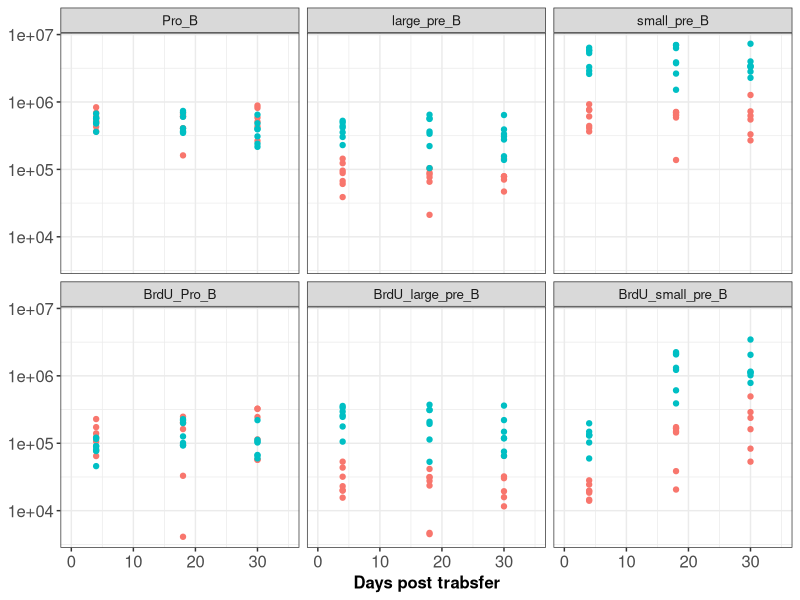
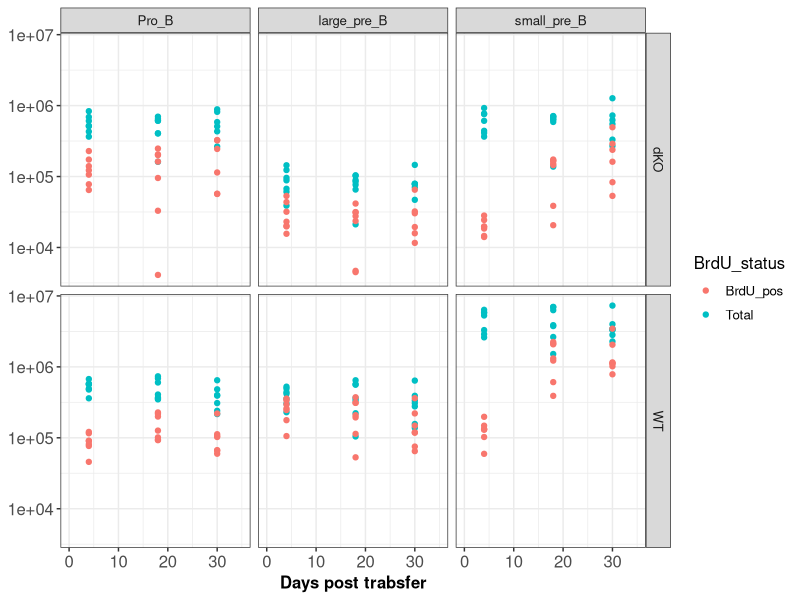
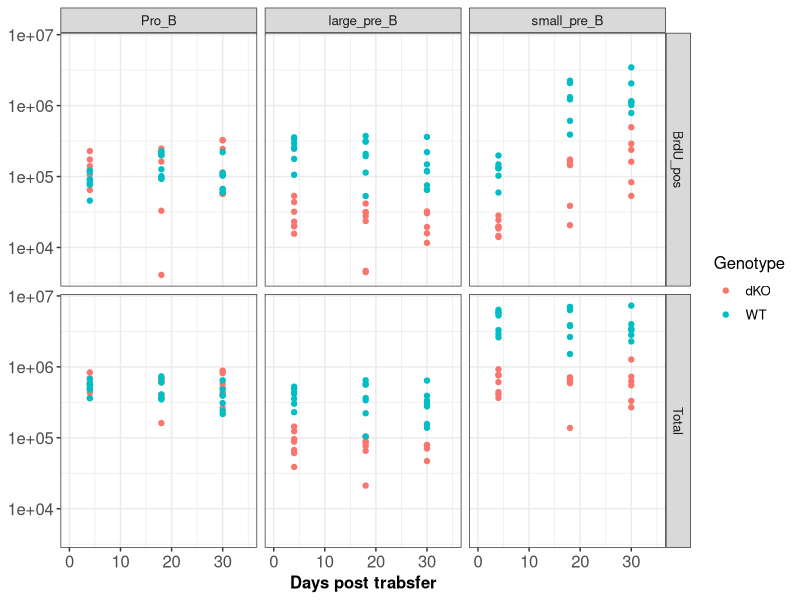
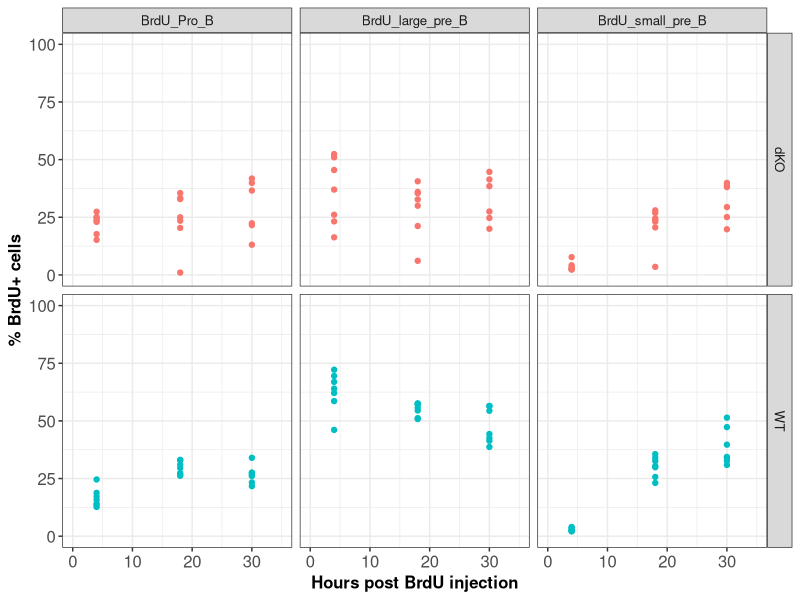
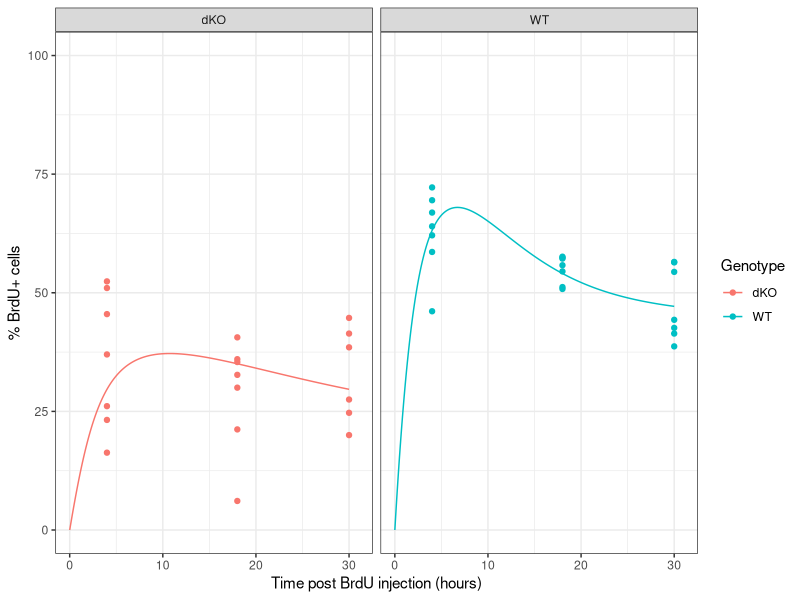

Recreate these plots in R, in order. (Note: this script raises an error after producing the figures.)
rm(list = ls()); gc();

############################################################
### Preamble
############################################################

## loading libraries
library(tidyverse)
library(readxl)
library(deSolve)

#### plotting style
myTheme <- theme(text = element_text(size = 12), axis.text = element_text(size = 12),
                 axis.title =  element_text(size = 12, face = "bold"),
                 plot.title = element_text(size=12,  hjust = 0.5, face = "bold"),
                 legend.background = element_blank(), legend.key = element_blank())

# setting ggplot theme for rest fo the plots
theme_set(theme_bw())

fancy_scientific <- function(l) {
  # turn in to character string in scientific notation
  l <- format(l, scientific = TRUE)
  # quote the part before the exponent to keep all the digits
  l <- gsub("^(.*)e", "'\\1'e", l)
  # remove + after exponent, if exists. E.g.: (e^+2 -> e^2)
  l <- gsub("e\\+","e",l)  
  # turn the 'e' into plotmath format
  l <- gsub("e", "%*%10^", l)
  # convert 1x10^ or 1.000x10^ -> 10^
  l <- gsub("\\'1[\\.0]*\\'\\%\\*\\%", "", l)
  # return this as an expression
  parse(text=l)
}

log10minorbreaks = as.numeric(1:10 %o% 10^(-4:8))


############################################################
############################################################

## import data
## BrdU pulse chase in developing B cells
scale_fun <- function(x) {x*1e6}

counts_df <- read_excel("datafiles/BrdU_data.xlsx", sheet =1) %>%
  mutate(across("Sample", str_replace_all, c("Stain 2 BM development" = "", " " = "_")),
         across("Experiment_Date", str_replace, "2014-", "")) %>%
  unite(sample_id, Experiment_Date, Sample) %>%
  mutate_at(vars(contains("_B")), scale_fun) %>%
  select(-Total_cells_BM) %>%
  select(sample_id, Time_h, Genotype, Pro_B, large_pre_B, small_pre_B, 
         BrdU_Pro_B, BrdU_large_pre_B, BrdU_small_pre_B) %>%
  gather(-c(sample_id, Time_h, Genotype), key = 'subpop', value = "cell_counts") %>%
  mutate(pop_id = ifelse(grepl("Pro_B", subpop), "Pro_B",
                         ifelse(grepl("large_pre_B", subpop), "large_pre_B", 
                                "small_pre_B")),
         BrdU_status = ifelse(grepl("BrdU", subpop), "BrdU_pos", 
                                "Total"))

ggplot(counts_df, aes(x= Time_h, y=cell_counts, col = Genotype)) +
  geom_point()+ xlim(0, 35)+
  scale_y_log10() + 
  labs(x='Days post trabsfer', y=NULL)+
  facet_wrap(~ factor(subpop, levels = c("Pro_B", "large_pre_B", "small_pre_B",
                                   "BrdU_Pro_B", "BrdU_large_pre_B", "BrdU_small_pre_B"))) +
  myTheme + guides(col="none")

ggplot(counts_df, aes(x= Time_h, y=cell_counts, col = BrdU_status)) +
  geom_point()+ xlim(0, 35)+
  scale_y_log10() + 
  labs(x='Days post trabsfer', y=NULL)+
  facet_grid(Genotype ~ factor(pop_id, levels = c("Pro_B", "large_pre_B", "small_pre_B",
                                         "BrdU_Pro_B", "BrdU_large_pre_B", "BrdU_small_pre_B"))) +
  myTheme 

ggplot(counts_df, aes(x= Time_h, y=cell_counts, col = Genotype)) +
  geom_point()+ xlim(0, 35)+
  scale_y_log10() + 
  #geom_hline(yintercept = 510111, col="darkblue")+
  #geom_hline(yintercept = 131619, col="darkred")+
  labs(x='Days post trabsfer', y=NULL)+
  facet_grid(BrdU_status ~ factor(pop_id, levels = c("Pro_B", "large_pre_B", "small_pre_B",
                                                  "BrdU_Pro_B", "BrdU_large_pre_B", "BrdU_small_pre_B"))) +
  myTheme 



fracs_df <- read_excel("datafiles/BrdU_data.xlsx", sheet =2) %>%
  mutate(across("Sample", str_replace_all, c("Stain 2 BM development" = "", " " = "_")),
         across("Experiment_Date", str_replace, "2014-", "")) %>%
  unite(sample_id, Experiment_Date, Sample) %>%
  select(sample_id, Time_h, Genotype, 
         BrdU_Pro_B, BrdU_large_pre_B, BrdU_small_pre_B) %>%
  gather(-c(sample_id, Time_h, Genotype), key = 'subpop', value = "prop_brdu")


ggplot(fracs_df, aes(x= Time_h, y=prop_brdu, col = Genotype)) +
  geom_point()+ xlim(0, 35) + ylim(0, 100)+ #scale_y_continuous(trans = "log10", limits = c(1, 100))+
  labs(x="Hours post BrdU injection", y="% BrdU+ cells") +
  facet_grid(Genotype ~ factor(subpop, levels = c("BrdU_Pro_B", "BrdU_large_pre_B", "BrdU_small_pre_B"))) +
  myTheme + guides(col="none")


counts_df %>%
  group_by(Genotype, pop_id, BrdU_status) %>%
  summarise(mean_c = mean(cell_counts))

##stan model
# library(rstan)
# stanmodel <- "stan_models/Simple_multiplex_model.stan"
# expose_stan_functions(stanmodel)
# 
# solve_time <- c(4, 18, 30)
# init_cond <- c(0, 0, 372151, 0, 0, 83027) #, 0, 0, 4318182, 0, 0, 607546)
# params <- c(6, 0.2, 0.01, 0.02)#, 0.1, 0.01, 0.05)
# ypred <- solve_ODE_sys(solve_time, init_cond, parms = params)



### data munging
large_preB_df <- counts_df %>% filter(pop_id == "large_pre_B") %>% 
  select(sample_id, Time_h, cell_counts, BrdU_status, Genotype) %>%
  spread(key = BrdU_status, value = cell_counts) %>%
  mutate(prop_brdu = BrdU_pos/Total) 

large_preB_wt <- large_preB_df %>% filter(Genotype == "WT") %>% arrange(Time_h)
large_preB_dko <- large_preB_df %>% filter(Genotype == "dKO") %>% arrange(Time_h)

logit_func <- function(x){log(x/(1-x))}
logit_func(large_preB_dko$prop_brdu)

solve_time <- c(4, 18, 30)
time_index1 <- purrr::map_dbl(large_preB_wt$Time_h, function(x) which(x == solve_time))    # keeping track of index of time point in relation to solve_time
time_index2 <- purrr::map_dbl(large_preB_dko$Time_h, function(x) which(x == solve_time))    # keeping track of index of time point in relation to solve_time
# 
# ## Data to import in Stan
# numObs1 <- nrow(large_preB_wt)
# numObs2 <- nrow(large_preB_dko)
# BrdU_wt <- large_preB_wt$prop_brdu
# BrdU_dko <- large_preB_dko$prop_brdu
# n_shards <- length(solve_time)
# 
# # time sequence for predictions specific to age bins within the data
# ts_pred <- seq(0, 30, length.out = 300)
# numPred <- length(ts_pred)
# 
# 
# stan_rdump(c("numObs1",  "numObs2", "solve_time", "n_shards", "time_index1", "time_index2",
#              "BrdU_wt",  "BrdU_dko", "ts_pred", "numPred"),
#            file = file.path('datafiles', paste0('BrdU_stanfit',".Rdump")))


##############################################################################################################################
### model
eps_func_exp <- function(Time, r_eps){
  exp(-r_eps * Time)
}

eps_func_hill <- function(Time, r_eps){
  1/(1+ (Time/r_eps)^2)
}

eps_func <- function(Time, r_eps){
  #eps_func_exp(Time, r_eps)
  eps_func_hill(Time, r_eps)
}

asinsq_inv <- function(x){sin(x)^2}

ode_func <- function (Time, y, parms) {
  pro_pos = (131619) #counts_df %>% filter(subpop == "BrdU_Pro_B") %>%
    #summarise(mean(cell_counts))
  pro_neg = (378491.4) #counts_df %>% filter(subpop == "Pro_B") %>%
    #summarise(mean(cell_counts)) - pro_pos
  
  with(as.list(c(y, parms)),{
    delta = exp(delta_log)
    rho = exp(rho_log)
    rho_dko = exp(rho_dko_log)
    delta_dko = exp(delta_log)
    #r_eps = 1
    
    theta = (rho - delta) * (y1+y2+y3)/(pro_neg+pro_pos)
    theta_dko = (rho_dko - delta_dko) * (y4+y5+y6)/(pro_neg+pro_pos)
    #alpha = asinsq_inv(alpha_log)
    
    ## in WT
    # L2 pop
    dy1 <- theta * (pro_pos) + rho * eps_func(Time, r_eps) * (2*y2 + y1) - rho * (1-eps_func(Time, r_eps)) * y1 - delta * y1
    # L1 pop
    dy2 <- theta * (pro_neg) + rho * eps_func(Time, r_eps) * (2*y3 - y2) + 2 * rho * (1-eps_func(Time, r_eps)) * y1 - delta * y2
    # U pop
    dy3 <- - rho * eps_func(Time, r_eps) * y3 + rho * (1-eps_func(Time, r_eps)) * (y2 + y3) - delta * y3
    
    ## in DKO
    # L2 pop
    dy4 <- theta_dko * (pro_pos) + rho_dko * eps_func(Time, r_eps) * (2*y5 + y4) - rho_dko * (1-eps_func(Time, r_eps)) * y4 - delta_dko * y4
    # L1 pop
    dy5 <- theta_dko * (pro_neg) + rho_dko * eps_func(Time, r_eps) * (2*y6 - y5) + 2 * rho_dko * (1-eps_func(Time, r_eps)) * y4 - delta_dko * y5
    # U pop
    dy6 <- - rho_dko * eps_func(Time, r_eps) * y6 + rho_dko * (1-eps_func(Time, r_eps)) * (y5 + y6) - delta_dko * y6

    list(c(dy1, dy2, dy3, dy4, dy5, dy6))
  })
}

init_cond_wt <- c("y1" = 0.0, "y2" = 0, "y3" = 372151)
init_cond_dko <- c("y4" = 0.0, "y5" = 0, "y6" = 83027)
init_cond <- c(init_cond_wt, init_cond_dko)
params <- c("rho_log" = -3, "delta_log" = -5, "rho_dko_log" = -4, "r_eps" =5)#, "delta_dko_log" = -6)
asin_transf <- function(x){asin(sqrt(x))}

pred_df <- data.frame(ode(y=init_cond, times=c(0, 4, 18, 30), func=ode_func, parms=params))%>%
  mutate(wt_Total = y1+y2+y3,
         wt_prop_brdu = (y1+y2)/wt_Total,
         dko_Total = y4+y5+y6,
         dko_prop_brdu = (y4+y5)/dko_Total) %>%
  filter(time != 0) %>% rename(Time_h = time)


#model optimization 
LL_func <- function(param, boot_data1, boot_data2, init_conds) {
  k <- length(param)        #number of unknown parameters 
  n1 <-  nrow(boot_data1)
  n2 <-  nrow(boot_data2)
  
  pred_df <- data.frame(ode(y=init_conds, times=c(0, 4, 18, 30), func=ode_func, parms=param))%>%
    mutate(wt_Total = y1+y2+y3,
           wt_prop_brdu = (y1+y2)/wt_Total,
           dko_Total = y4+y5+y6,
           dko_prop_brdu = (y4+y5)/dko_Total) %>%
    filter(time != 0) %>% rename(Time_h = time)
  
  pred_wt <- pred_df %>%
    select(Time_h, contains('wt'))
  pred_dko <- pred_df %>%
    select(Time_h, contains('dko'))
  
  wt_total <-  boot_data1$Total 
  wt_frac <-  boot_data1$prop_brdu
  
  dko_total <-  boot_data2$Total 
  dko_frac <-  boot_data2$prop_brdu
  
  R1 <- sum((asin_transf(pred_wt$wt_prop_brdu[time_index1]) - asin_transf(wt_frac))^2)
 # R2 <- sum((log(pred_wt$wt_Total[time_index1]) - log(wt_total))^2)
  R3 <- sum((asin_transf(pred_dko$dko_prop_brdu[time_index2]) - asin_transf(dko_frac))^2)
 # R4 <- sum((log(pred_dko$dko_Total[time_index2]) - log(dko_total))^2)
  
  logl <- -(n1/2)*(log(R1))  - (n2/2)*(log(R3)) 
  
  return(-logl)
} 

fit_LL <- optim(par=params, fn=LL_func, 
                boot_data1 = large_preB_wt, boot_data2 = large_preB_dko, init_conds = init_cond,
                method = "Nelder-Mead",
                control = list(trace = 6, maxit=3000))

fit_LL
par_est <- fit_LL$par
1/exp(fit_LL$par[1:3])
aic_val <-  2 * length(fit_LL$par) + 2 * fit_LL$value
aic_val
exp(fit_LL$par[1])/exp(fit_LL$par[3])
asinsq_inv(fit_LL$par[4])

## predictions
pred_df <- data.frame(ode(y=init_cond, times=seq(0, 30, by=0.01), func=ode_func, parms=par_est))%>%
  mutate(wt_Total = y1+y2+y3,
         wt_prop_brdu = (y1+y2)/wt_Total,
         dko_Total = y4+y5+y6,
         dko_prop_brdu = (y4+y5)/dko_Total,
         Time_h = time) %>%
  select(Time_h, contains('prop')) %>%
  gather(-Time_h, key = "genotype", value = "prop_brdu") %>%
  mutate(Genotype = ifelse(grepl("wt", genotype), "WT", "dKO"))


ggplot()+
  geom_point(data = large_preB_df, aes(x=Time_h, y=prop_brdu *100, col=Genotype))+
  geom_line(data = pred_df, aes(x=Time_h, y=prop_brdu*100, col=Genotype)) +
  facet_wrap(.~ Genotype)+
  labs(x = "Time post BrdU injection (hours)", y= paste0("% BrdU+ cells"))+
  xlim(0, 31) + ylim(0, 100)

modelName <- "BF_M0v2.2"
ggsave(file.path("output_fit/BF", paste0("P1_", modelName, ".pdf")), last_plot(), device = "pdf", width = 9, height = 4.5)

ptable <- data.frame("Model" = modelName,
                     "AIC" = aic_val,
                     "parname" = c("rho", "delta", "rho_dko", "r_eps"),
                     "pars" = c(exp(fit_LL$par[1:3]),
                     (fit_LL$par[4])
                     ))

write.table(ptable, file = file.path("output_fit/BF", "BF_par_table.csv"),
            sep = ",", append = T, quote = FALSE,
            col.names = F, row.names = FALSE)

ts_pred <- seq(0.1, 30, 0.05)
eps_vec_pred <- sapply(ts_pred, eps_func, r_eps = fit_LL$par[4])
ggplot()+
  geom_line(aes(x = ts_pred, y=eps_vec_pred), col=4) +
  scale_x_log10(limits=c(0.1, 30), breaks=c(0.01, 0.03, 0.1, 0.3, 1, 3, 10, 30)) + ylim(0,1)+
  labs(x = "Time post BrdU injection (hours)", y= paste0("Labeling efficiecency of BrdU"))

ggsave(file.path("output_fit/BF", paste0("P2_", modelName, ".pdf")), last_plot(), device = "pdf", width = 5, height = 4)
